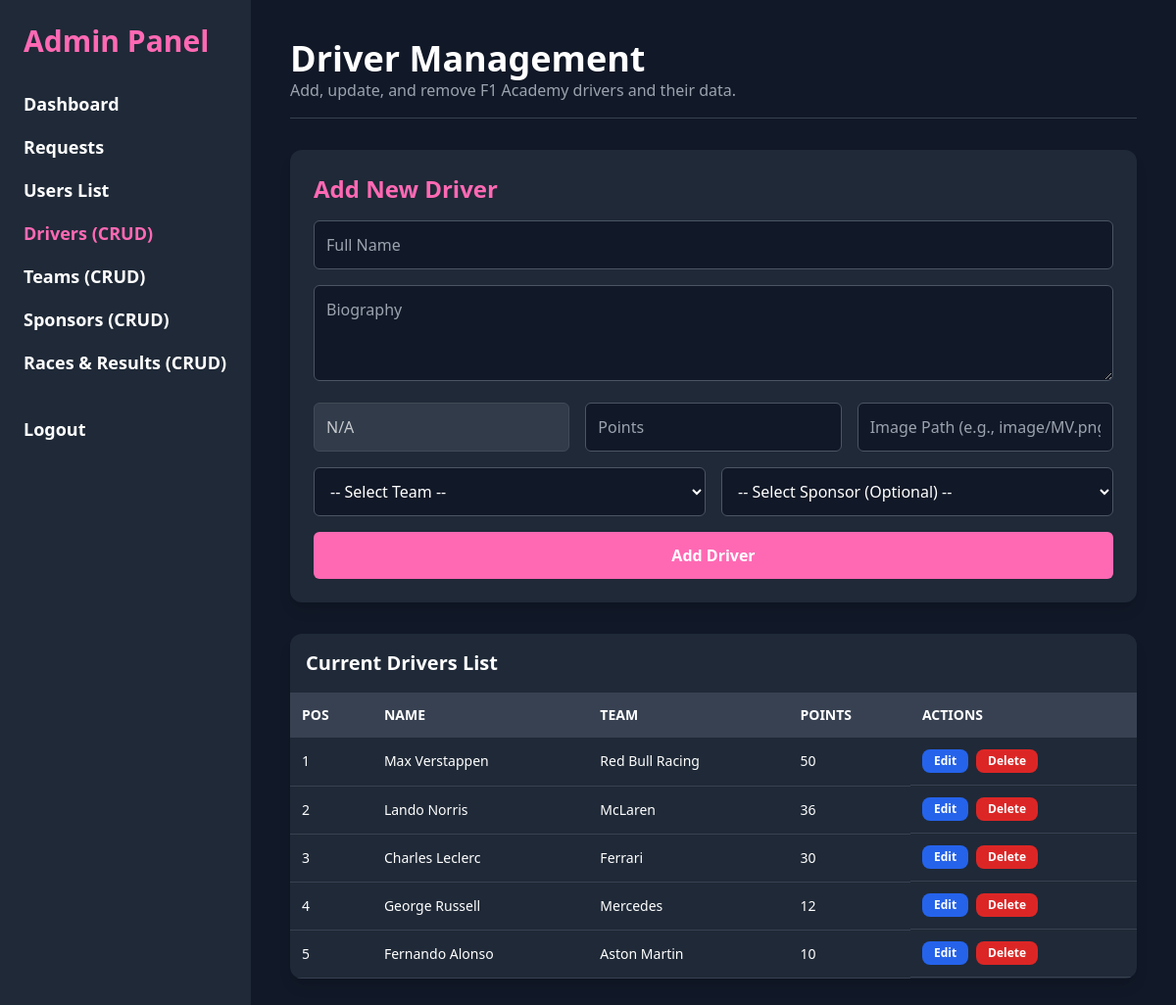
/admin_drivers.php (signed in), run on the app's committed database.
### tables this page shows
CREATE TABLE `drivers` (
  `id` int(11) NOT NULL,
  `fullname` varchar(255) NOT NULL,
  `team_name` varchar(100) NOT NULL,
  `sponsor_name` varchar(100) DEFAULT NULL,
  `standing_position` int(11) DEFAULT NULL,
  `points` int(11) DEFAULT 0,
  `biography` text DEFAULT NULL,
  `image_path` varchar(255) DEFAULT NULL
);

### conn.php (called while the page is built, shortened)
<?php
function get_all_drivers($conn) {
    $query = "SELECT * FROM drivers ORDER BY points DESC";
    $result = $conn->query($query);
    $data = [];
    while ($row = $result->fetch_assoc()) {
        $data[] = $row;
    }
    return $data;
}
?>

### admin_drivers.php (the view, shortened to what this page needs)
<?php
include("conn.php");
$driver_to_edit = null;
$drivers = get_all_drivers($conn);
?>
<!DOCTYPE html>
<html lang="en">
<head>
    <script src="https://cdn.tailwindcss.com"></script>
</head>
<body class="bg-gray-900 text-white font-sans flex">
    <aside class="w-64 bg-gray-800 h-screen fixed p-6">
        <h1 class="text-3xl font-extrabold mb-8 text-hotpink">Admin Panel</h1>
        <nav class="admin-nav space-y-4">
            <a href="admin_dashboard.php" class="block text-lg font-bold text-white hover:text-hotpink"> Dashboard</a>
            <a href="admin_requests.php" class="block text-lg font-bold text-white hover:text-hotpink"> Requests</a>
            <a href="admin_users.php" class="block text-lg font-bold text-white hover:text-hotpink"> Users List</a>
            <a href="admin_drivers.php" class="block text-lg font-bold text-hotpink"> Drivers (CRUD)</a>
            <a href="admin_teams.php" class="block text-lg font-bold text-white hover:text-hotpink"> Teams (CRUD)</a>
            <a href="admin_sponsors.php" class="block text-lg font-bold text-white hover:text-hotpink"> Sponsors (CRUD)</a>
            <a href="admin_races.php" class="block text-lg font-bold text-white hover:text-hotpink"> Races & Results (CRUD)</a>
            <a href="logout.php" class="block text-lg font-bold text-white hover:text-red-500 pt-6"> Logout</a>
        </nav>
    </aside>
    <div class="flex-1 ml-64 p-10">
        <header class="mb-8 border-b border-gray-700 pb-4">
            <h2 class="text-4xl font-bold">Driver Management</h2>
            <p class="text-gray-400">Add, update, and remove F1 Academy drivers and their data.</p>
        </header>
        <div class="bg-gray-800 p-6 rounded-xl shadow-lg mb-8">
            <h3 class="text-2xl font-semibold mb-4 text-hotpink"><?php echo $driver_to_edit ? 'Update Driver ID: ' . $driver_to_edit['id'] : 'Add New Driver'; ?></h3>
            <form method="POST" action="admin_drivers.php" class="space-y-4">
                <input type="text" name="fullname" placeholder="Full Name" required
                       value="<?php echo htmlspecialchars($driver_to_edit['fullname'] ?? ''); ?>"
                       class="w-full p-3 border border-gray-600 bg-gray-900 text-white rounded-md focus:outline-none focus:ring-2 focus:ring-hotpink">
                <textarea name="biography" placeholder="Biography" rows="3" required
                          class="w-full p-3 border border-gray-600 bg-gray-900 text-white rounded-md focus:outline-none focus:ring-2 focus:ring-hotpink"><?php echo htmlspecialchars($driver_to_edit['biography'] ?? ''); ?></textarea>
                <div class="grid grid-cols-3 gap-4">
                    <input type="text" name="display_position" placeholder="Position (Calculated)" readonly disabled
                           value="<?php echo htmlspecialchars($driver_to_edit['standing_position'] ?? 'N/A'); ?>"
                           class="p-3 border border-gray-600 bg-gray-700 text-white rounded-md opacity-75">
                    <input type="number" name="points" placeholder="Points" required
                           value="<?php echo htmlspecialchars($driver_to_edit['points'] ?? ''); ?>"
                           class="p-3 border border-gray-600 bg-gray-900 text-white rounded-md focus:outline-none focus:ring-2 focus:ring-hotpink">
                    <input type="text" name="image_path" placeholder="Image Path (e.g., image/MV.png)"
                           value="<?php echo htmlspecialchars($driver_to_edit['image_path'] ?? ''); ?>"
                           class="p-3 border border-gray-600 bg-gray-900 text-white rounded-md focus:outline-none focus:ring-2 focus:ring-hotpink">
                </div>
                <div class="grid grid-cols-2 gap-4">
                    <select name="team_name" required class="p-3 border border-gray-600 bg-gray-900 text-white rounded-md focus:outline-none focus:ring-2 focus:ring-hotpink">
                        <option value="">-- Select Team --</option>
                    </select>
                    <select name="sponsor_name" class="p-3 border border-gray-600 bg-gray-900 text-white rounded-md focus:outline-none focus:ring-2 focus:ring-hotpink">
                        <option value="">-- Select Sponsor (Optional) --</option>
                    </select>
                </div>
                <button type="submit" name="<?php echo $driver_to_edit ? 'update_driver' : 'add_driver'; ?>"
                        class="w-full p-3 bg-hotpink text-white font-bold border-none rounded-md cursor-pointer hover:bg-lightpink transition duration-300">
                    <?php echo $driver_to_edit ? 'Update Driver' : 'Add Driver'; ?>
                </button>
            </form>
        </div>
        <div class="bg-gray-800 rounded-xl overflow-x-auto shadow-lg">
            <h3 class="text-xl font-semibold p-4 border-b border-gray-700">Current Drivers List</h3>
            <table class="min-w-full table-auto text-left">
                <thead>
                    <tr class="bg-gray-700 text-sm uppercase">
                        <th class="p-3">POS</th>
                        <th class="p-3">Name</th>
                        <th class="p-3">Team</th>
                        <th class="p-3">Points</th>
                        <th class="p-3">Actions</th>
                    </tr>
                </thead>
                <tbody>
                    <?php if (!empty($drivers)): ?>
                        <?php $num = 1 ?>
                        <?php foreach ($drivers as $driver): ?>
                            <tr class="hover:bg-gray-700 text-sm">
                                <td><?php echo $num++; ?></td>
                                <td><?php echo htmlspecialchars($driver['fullname']); ?></td>
                                <td><?php echo htmlspecialchars($driver['team_name']); ?></td>
                                <td><?php echo htmlspecialchars($driver['points']); ?></td>
                                <td class="whitespace-nowrap flex space-x-2">
                                    <a href="admin_drivers.php?edit_id=<?php echo $driver['id']; ?>" class="text-xs bg-blue-600 hover:bg-blue-700 text-white py-1 px-3 rounded-lg font-bold transition duration-200">
                                        Edit
                                    </a>
                                    <form method="POST" class="inline-block" onsubmit="return confirm('Are you sure you want to delete driver: <?php echo $driver['fullname']; ?>?');">
                                        <button type="submit" name="delete_driver" class="text-xs bg-red-600 hover:bg-red-700 text-white py-1 px-3 rounded-lg font-bold transition duration-200">
                                            Delete
                                        </button>
                                    </form>
                                </td>
                            </tr>
                        <?php endforeach; ?>
                    <?php else: ?>
                        <tr><td colspan="5" class="text-center py-4 text-gray-400">No drivers found.</td></tr>
                    <?php endif; ?>
                </tbody>
            </table>
        </div>
    </div>
</body>
</html>

### admin_drivers.php (style rules this page uses)
.bg-hotpink { background-color: hotpink; }
.text-hotpink { color: hotpink; }
.admin-nav a { transition: color 0.3s; }
th, td { padding: 12px; border-bottom: 1px solid #374151; }

### data on the page
drivers: fullname "Max Verstappen", team_name "Red Bull Racing", points "50"
drivers: fullname "Lando Norris", team_name "McLaren", points "36"
drivers: fullname "Charles Leclerc", team_name "Ferrari", points "30"
drivers: fullname "George Russell", team_name "Mercedes", points "12"
drivers: fullname "Fernando Alonso", team_name "Aston Martin", points "10"
